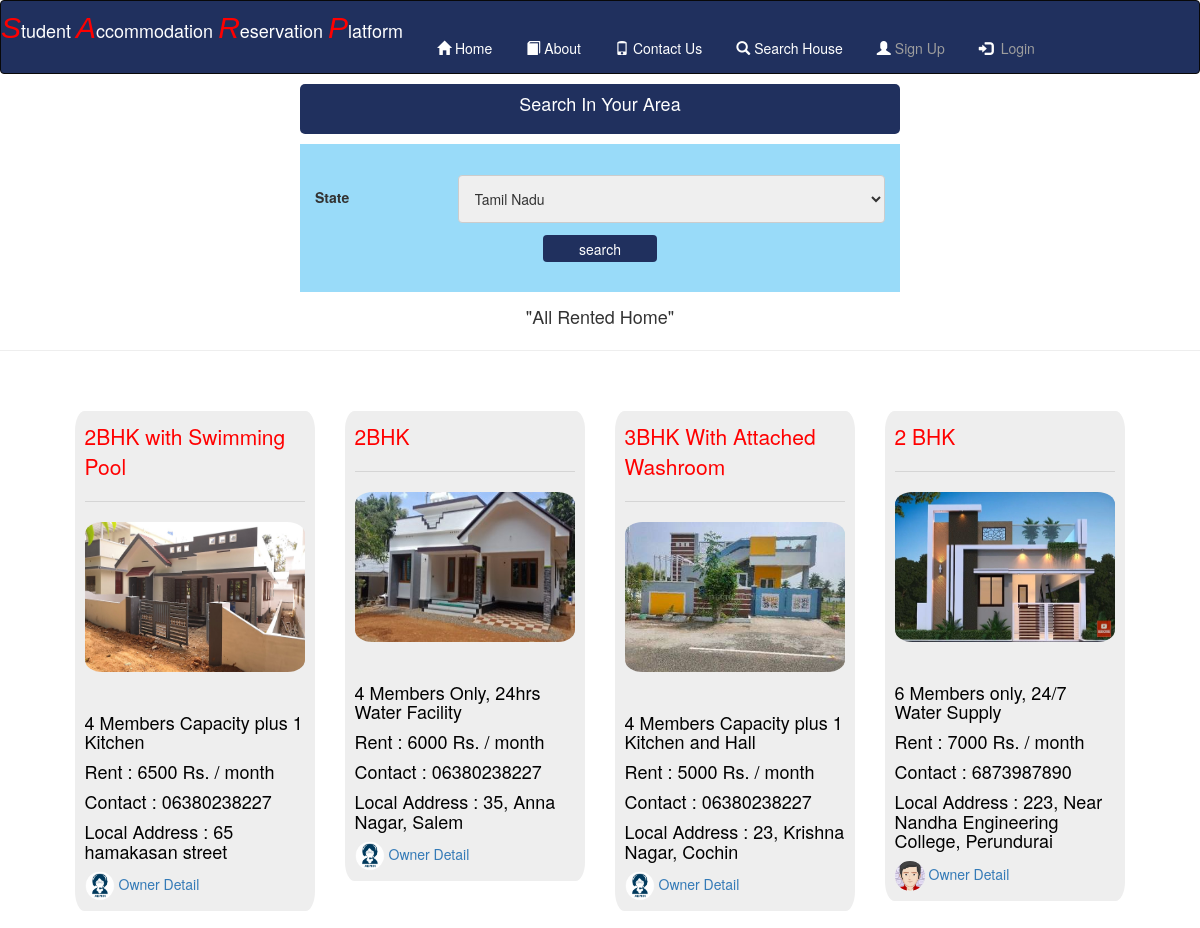
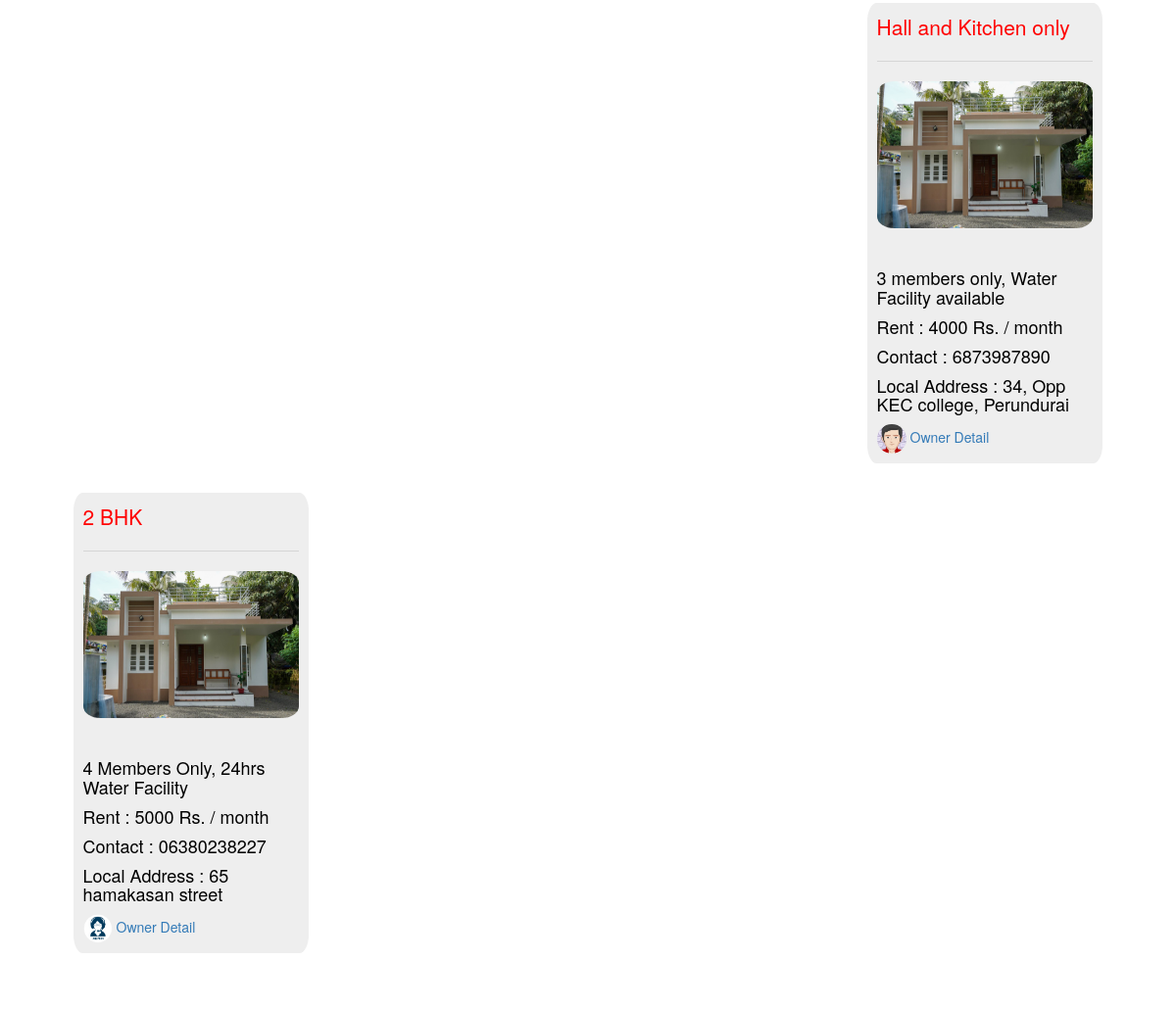
Screenshot of /search with the database file from the repository (2 pictures, top to bottom).
### Room/models.py (models this page shows, shortened)
class Owner_Detail(models.Model):
    status = models.ForeignKey(Status,on_delete=models.CASCADE,null=True)
    register=models.ForeignKey(Register,on_delete=models.CASCADE,null=True)
    state=models.ForeignKey(State,on_delete=models.CASCADE,null=True)
    dist=models.ForeignKey(District,on_delete=models.CASCADE,null=True)
    local_add = models.CharField(max_length=100,null=True)
    title=models.CharField(max_length=100,null=True)
    desc=models.CharField(max_length=100,null=True)
    rent=models.IntegerField(null=True)
    img=models.FileField(null=True)

class Register(models.Model):
    user=models.ForeignKey(User,on_delete=models.CASCADE,null=True)
    gen=models.CharField(max_length=30,null=True)
    add=models.CharField(max_length=100,null=True)
    mobile=models.CharField(max_length=10,null=True)
    image=models.FileField(null=True)
    birth=models.DateField(null=True)
    proof=models.CharField(max_length=10,null=True)

### Room/views.py (the view)
# urls.py: path('search', Search,name='search'),
def Search(request):
    room=Owner_Detail.objects.all()
    state1=State.objects.all()
    if request.method=='POST':
        s=request.POST['state']
        state=State.objects.filter(state=s).first()
        return redirect('dist',state.id)
    d = {'state': state1,'room':room}
    return render(request,'serach.html',d)

### Room/templates/serach.html (shortened to what this page needs)
{% extends 'navigation.html' %}
{% block body %}
</head>
<body>
<center><div class="container2">
<h4>Search In Your Area</h4>
</div></center>
<div class="container">
  <form action="" method="post">
  <div class="row">
    <div class="col-25">
      <label for="country">State</label>
    </div>
    <div class="col-75">
      <select id="country" name="state">
{% for i in state %}
        <option value="{{i.state}}">{{i.state}}</option>
{% endfor %}
      </select>
    </div>
  </div>
    <div class="row" align="center">
    <input type="submit" value="search">
  </div>
  </form>
</div>
<p align="center" style="margin-top:1%;font-size:18px">"All Rented Home"</p>
<hr>
    <div class="row" style="margin:5%">
        {% for i in room %}
        {% ifequal i.status.status "accepted"  %}
        <div class="col-sm-3">
            <div class="jumbotron" style="width:100%;border-radius:4%;padding:4%">
            <p style="color:red">{{i.title}}<hr></p>
                <a href="{% url 'detail' i.id %}" ><img src="{{i.img.url}}" style="border-radius:8%;width:100%;height:150px;"><hr></a>
            <h4 style="color:Black">{{i.desc}}</h4>
            <h4 style="color:black">Rent : {{i.rent}} Rs. / month</h4>
            <h4 style="color:black">Contact : {{i.register.mobile}}</h4>
            <h4 style="color:black">Local Address : {{i.local_add}}</h4>
                <a href="{% url 'owner' i.id %}"><img src="{{i.register.image.url}}" style="border-radius:50%;width:30px;height:30px"> Owner Detail</a>
            </div>
            </div>
        {% endifequal %}
        {% endfor %}
    </div>
{% endblock %}

### Room/templates/serach.html (style rules this page uses)
* { box-sizing: border-box; }
input[type=text], select, textarea { width: 100%; padding: 12px; border: 1px solid #ccc; border-radius: 4px; resize: vertical; }
label { padding: 12px 12px 12px 0; display: inline-block; }
input[type=submit] { background-color: #20305E; color: white; width:20%; height:27px; border: none; border-radius: 4px; cursor: pointer; float: center; text-align:center; margin-top:2%; }
.container { width:50%; height:150px border-radius: 5px; background-color: #99DBF9; padding: 30px; }
.container2 { width:50%; height:50px; border-radius: 5px; background-color: #20305E; color:white; padding: 0.05px; margin:10px; float:center; }
.col-25 { float: left; width: 25%; margin-top: 1px; }
.col-75 { float: left; width: 75%; margin-top: 1px; }
.row:after { content: ""; display: table; clear: both; }

### rows the page displays
Owner_Detail: title "2BHK with Swimming Pool", img (picture), desc "4 Members Capacity plus 1 Kitchen", rent "6500", register.mobile "06380238227", local_add "65 hamakasan street", register.image (picture)
Owner_Detail: title "2BHK", img (picture), desc "4 Members Only, 24hrs Water Facility", rent "6000", register.mobile "06380238227", local_add "35, Anna Nagar, Salem", register.image (picture)
Owner_Detail: title "3BHK With Attached Washroom", img (picture), desc "4 Members Capacity plus 1 Kitchen and Hall", rent "5000", register.mobile "06380238227", local_add "23, Krishna Nagar, Cochin", register.image (picture)
Owner_Detail: title "2 BHK", img (picture), desc "6 Members only, 24/7 Water Supply", rent "7000", register.mobile "6873987890", local_add "223, Near Nandha Engineering College, Perundurai", register.image (picture)
Owner_Detail: title "Hall and Kitchen only", img (picture), desc "3 members only, Water Facility available", rent "4000", register.mobile "6873987890", local_add "34, Opp KEC college, Perundurai", register.image (picture)
Owner_Detail: title "2 BHK", img (picture), desc "4 Members Only, 24hrs Water Facility", rent "5000", register.mobile "06380238227", local_add "65 hamakasan street", register.image (picture)

### other values shown
form field state "Tamil Nadu"
